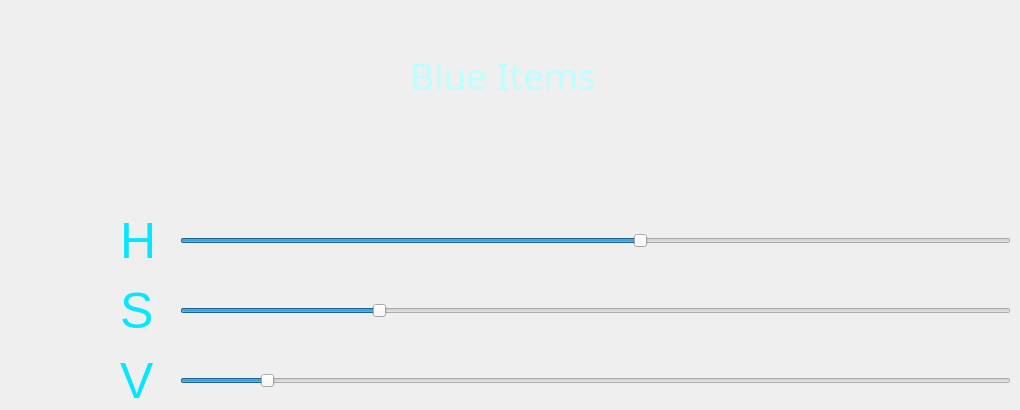
        <widget class="QWidget" name="Blue_down_Page">
         <widget class="QSlider" name="Blue_down_V">
          <property name="geometry">
           <rect>
            <x>180</x>
            <y>360</y>
            <width>831</width>
            <height>41</height>
           </rect>
          </property>
          <property name="maximum">
           <number>255</number>
          </property>
          <property name="value">
           <number>25</number>
          </property>
          <property name="orientation">
           <enum>Qt::Horizontal</enum>
          </property>
         </widget>
         <widget class="QSlider" name="Blue_down_H">
          <property name="geometry">
           <rect>
            <x>180</x>
            <y>220</y>
            <width>831</width>
            <height>41</height>
           </rect>
          </property>
          <property name="maximum">
           <number>180</number>
          </property>
          <property name="value">
           <number>100</number>
          </property>
          <property name="sliderPosition">
           <number>100</number>
          </property>
          <property name="orientation">
           <enum>Qt::Horizontal</enum>
          </property>
         </widget>
         <widget class="QSlider" name="Blue_down_S">
          <property name="geometry">
           <rect>
            <x>180</x>
            <y>290</y>
            <width>831</width>
            <height>41</height>
           </rect>
          </property>
          <property name="maximum">
           <number>255</number>
          </property>
          <property name="value">
           <number>60</number>
          </property>
          <property name="orientation">
           <enum>Qt::Horizontal</enum>
          </property>
         </widget>
         <widget class="QLabel" name="label_26">
          <property name="geometry">
           <rect>
            <x>120</x>
            <y>290</y>
            <width>61</width>
            <height>41</height>
           </rect>
          </property>
          <property name="styleSheet">
           <string notr="true">color: rgb(6, 231, 255);
font-size:50px;</string>
          </property>
          <property name="text">
           <string>S</string>
          </property>
         </widget>
         <widget class="QLabel" name="label_27">
          <property name="geometry">
           <rect>
            <x>120</x>
            <y>220</y>
            <width>61</width>
            <height>41</height>
           </rect>
          </property>
          <property name="styleSheet">
           <string notr="true">color: rgb(6, 231, 255);
font-size:50px;</string>
          </property>
          <property name="text">
           <string>H</string>
          </property>
         </widget>
         <widget class="QLabel" name="label_28">
          <property name="geometry">
           <rect>
            <x>350</x>
            <y>100</y>
            <width>381</width>
            <height>71</height>
           </rect>
          </property>
          <property name="text">
           <string>&lt;html&gt;&lt;head/&gt;&lt;body&gt;&lt;p&gt;&lt;br/&gt;&lt;/p&gt;&lt;/body&gt;&lt;/html&gt;</string>
          </property>
         </widget>
         <widget class="QLabel" name="label_29">
          <property name="geometry">
           <rect>
            <x>410</x>
            <y>10</y>
            <width>221</width>
            <height>131</height>
           </rect>
          </property>
          <property name="sizePolicy">
           <sizepolicy hsizetype="Fixed" vsizetype="Preferred">
            <horstretch>0</horstretch>
            <verstretch>0</verstretch>
           </sizepolicy>
          </property>
          <property name="minimumSize">
           <size>
            <width>20</width>
            <height>20</height>
           </size>
          </property>
          <property name="baseSize">
           <size>
            <width>0</width>
            <height>0</height>
           </size>
          </property>
          <property name="font">
           <font>
            <family>华文隶书</family>
            <pointsize>28</pointsize>
           </font>
          </property>
          <property name="mouseTracking">
           <bool>true</bool>
          </property>
          <property name="tabletTracking">
           <bool>false</bool>
          </property>
          <property name="toolTipDuration">
           <number>0</number>
          </property>
          <property name="whatsThis">
           <string>&lt;html&gt;&lt;head/&gt;&lt;body&gt;&lt;p&gt;智能防疫系统 Demo&lt;/p&gt;&lt;/body&gt;&lt;/html&gt;</string>
          </property>
          <property name="text">
           <string>&lt;html&gt;&lt;head/&gt;&lt;body&gt;&lt;p&gt;&lt;span style=&quot; color:#bdfeff;&quot;&gt;Blue Items&lt;/span&gt;&lt;/p&gt;&lt;/body&gt;&lt;/html&gt;</string>
          </property>
          <property name="indent">
           <number>-4</number>
          </property>
         </widget>
         <widget class="QLabel" name="label_30">
          <property name="geometry">
           <rect>
            <x>120</x>
            <y>360</y>
            <width>61</width>
            <height>41</height>
           </rect>
          </property>
          <property name="styleSheet">
           <string notr="true">color: rgb(6, 231, 255);
font-size:50px;</string>
          </property>
          <property name="text">
           <string>V</string>
          </property>
         </widget>
         <zorder>Blue_down_V</zorder>
         <zorder>Blue_down_H</zorder>
         <zorder>Blue_down_S</zorder>
         <zorder>label_29</zorder>
         <zorder>label_26</zorder>
         <zorder>label_28</zorder>
         <zorder>label_27</zorder>
         <zorder>label_30</zorder>
        </widget>
